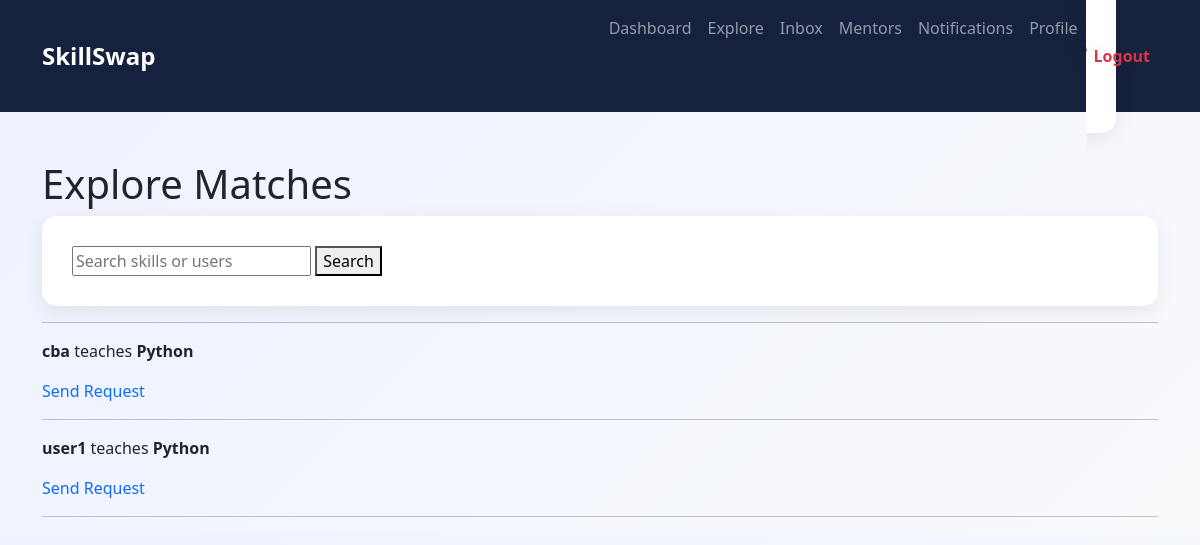
Before: /skills/ (signed in) with the older database file.
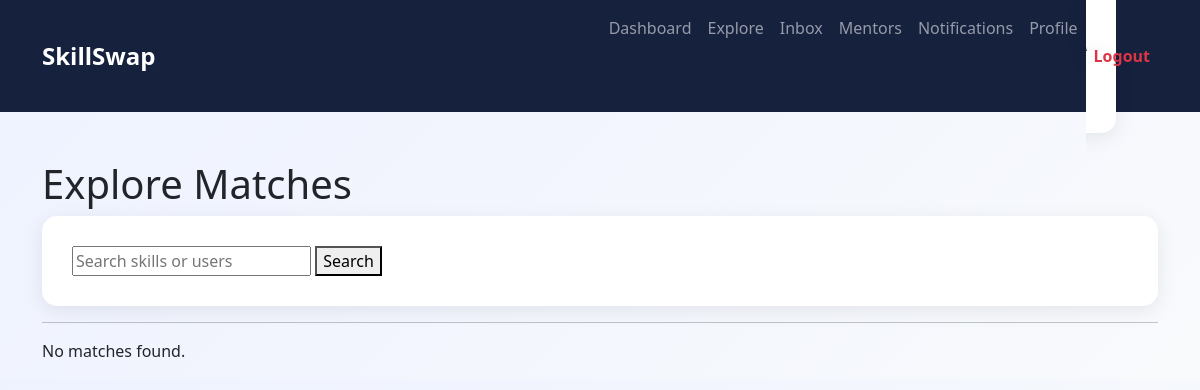
After: the same page with the newer database file.
### skills/models.py (models this page shows, shortened)
class UserSkill(models.Model):
    user = models.ForeignKey(
        settings.AUTH_USER_MODEL,
        on_delete=models.CASCADE
    )
    skill = models.ForeignKey(
        Skill,
        on_delete=models.CASCADE
    )
    TEACH = 'teach'
    LEARN = 'learn'
    TYPE_CHOICES = [
        (TEACH, 'Teach'),
        (LEARN, 'Learn'),
    ]
    skill_type = models.CharField(
        max_length=10,
        choices=TYPE_CHOICES
    )

class Skill(models.Model):
    CATEGORY_CHOICES = [
        ('Programming', 'Programming'),
        ('Math', 'Math'),
        ('Science', 'Science'),
        ('Language', 'Language'),
        ('Business', 'Business'),
        ('Design', 'Design'),
    ]
    name = models.CharField(
        max_length=100
    )
    category = models.CharField(
        max_length=50,
        choices=CATEGORY_CHOICES,
        default='Programming'
    )

### accounts/models.py (models this page shows, shortened)
class User(AbstractUser):
    bio = models.TextField(blank=True)
    profile_picture = models.ImageField(
        upload_to='profile_pictures/',
        blank=True,
        null=True
    )
    location = models.CharField(
        max_length=100,
        blank=True
    )

### skills/views.py (the view)
# urls.py: path('', views.explore_view, name='skills_home'),
@login_required
def explore_view(request):
    user = request.user
    query = request.GET.get('q', '').strip()
    my_learning = UserSkill.objects.filter(
        user=user,
        skill_type='learn'
    ).values_list('skill', flat=True)
    my_teaching = UserSkill.objects.filter(
        user=user,
        skill_type='teach'
    ).values_list('skill', flat=True)
    matches = []
    matches.extend(
        UserSkill.objects.filter(
            skill__in=my_learning,
            skill_type='teach'
        ).exclude(user=user)
    )
    matches.extend(
        UserSkill.objects.filter(
            skill__in=my_teaching,
            skill_type='learn'
        ).exclude(user=user)
    )
    if query:
        matches = [
            match for match in matches
            if query.lower() in match.skill.name.lower()
            or query.lower() in match.user.username.lower()
        ]
    return render(
        request,
        'skills/explore.html',
        {
            'matches': matches,
            'query': query
        }
    )

### templates/skills/explore.html
{% extends 'base.html' %}
{% block content %}
<h1>Explore Matches</h1>
<form method="GET">
    <input
        type="text"
        name="q"
        value="{{ query }}"
        placeholder="Search skills or users">
    <button type="submit">
        Search
    </button>
</form>
<hr>
{% if matches %}
    {% for match in matches %}
        <p>
            <strong>{{ match.user.username }}</strong>
            teaches
            <strong>{{ match.skill.name }}</strong>
        </p>
        <a href="{% url 'send_request' match.id %}">
            Send Request
        </a>
        <hr>
    {% endfor %}
{% else %}
    <p>No matches found.</p>
{% endif %}
{% endblock %}

Changed rows visible on the page:
removed UserSkill: user.username "cba", skill.name "Python"
removed UserSkill: user.username "user1", skill.name "Python"
Other visible differences:
text now shown: "No matches found."
